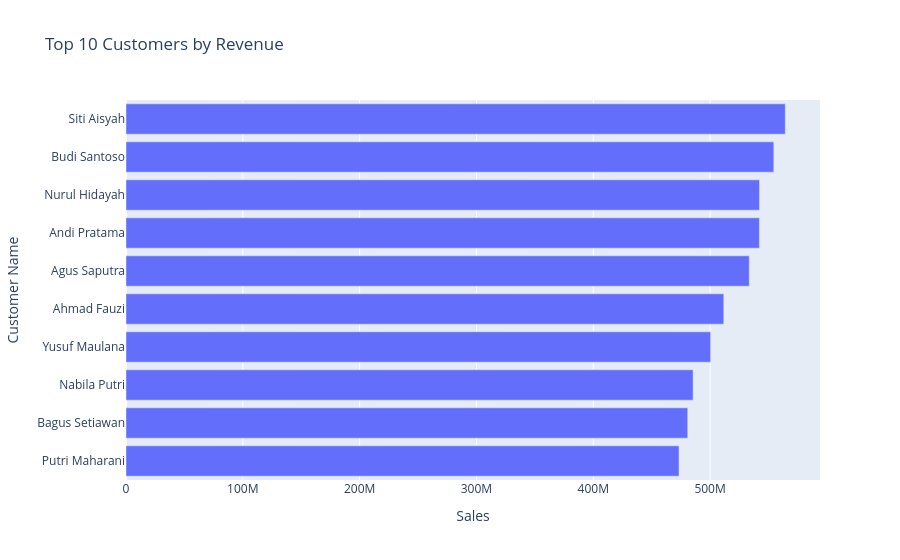

The cell this chart's notebook holds for it:
### Code cell
#visualisasi top 10 customer by sales

import plotly.express as px

fig = px.bar(
    top_customers.sort_values("Sales"),
    x="Sales",
    y="Customer Name",
    orientation="h",
    title="Top 10 Customers by Revenue"
)

fig.show()

### Figure 1 — Plotly figure (JSON) as saved in the notebook; plotly's stock layout.template omitted (floating-point values rounded to 4 significant figures)
{"data": [{"hovertemplate": "Sales=%{x}<br>Customer Name=%{y}<extra></extra>", "legendgroup": "", "marker": {"color": "#636efa", "pattern": {"shape": ""}}, "name": "", "orientation": "h", "showlegend": false, "textposition": "auto", "type": "bar", "x": [473417350, 480865200, 485452900, 500475250, 511703150, 533541300, 542221450, 542306750, 554543300, 564375000], "xaxis": "x", "y": ["Putri Maharani", "Bagus Setiawan", "Nabila Putri", "Yusuf Maulana", "Ahmad Fauzi", "Agus Saputra", "Andi Pratama", "Nurul Hidayah", "Budi Santoso", "Siti Aisyah"], "yaxis": "y"}], "layout": {"barmode": "relative", "legend": {"tracegroupgap": 0}, "title": {"text": "Top 10 Customers by Revenue"}, "xaxis": {"anchor": "y", "domain": [0, 1], "title": {"text": "Sales"}}, "yaxis": {"anchor": "x", "domain": [0, 1], "title": {"text": "Customer Name"}}}}
